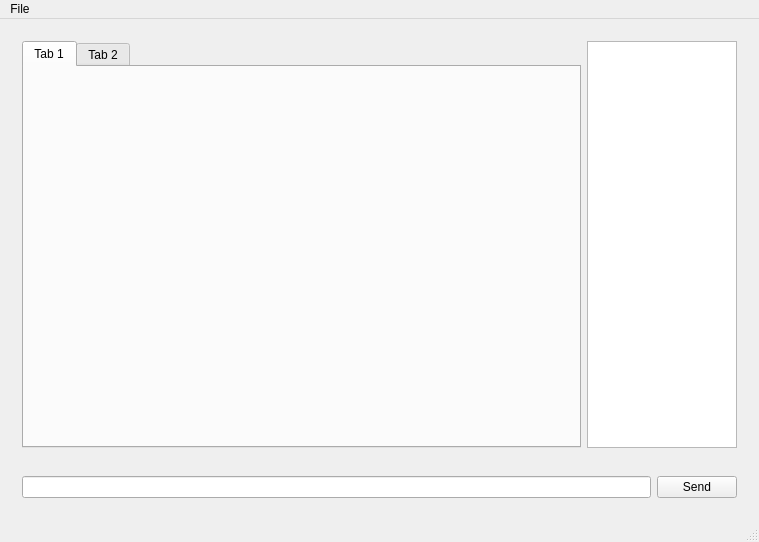
<?xml version="1.0" encoding="UTF-8"?>
<ui version="4.0">
 <class>IrcClient</class>
 <widget class="QMainWindow" name="IrcClient">
  <property name="geometry">
   <rect>
    <x>0</x>
    <y>0</y>
    <width>759</width>
    <height>542</height>
   </rect>
  </property>
  <property name="windowTitle">
   <string>IrcClient</string>
  </property>
  <widget class="QWidget" name="centralWidget">
   <layout class="QVBoxLayout" name="verticalLayout">
    <item>
     <widget class="QWidget" name="channelWidget" native="true">
      <layout class="QHBoxLayout" name="horizontalLayout">
       <item>
        <widget class="QTabWidget" name="tabWidget">
         <property name="currentIndex">
          <number>0</number>
         </property>
         <widget class="QWidget" name="tab_3">
          <attribute name="title">
           <string>Tab 1</string>
          </attribute>
         </widget>
         <widget class="QWidget" name="tab_4">
          <attribute name="title">
           <string>Tab 2</string>
          </attribute>
         </widget>
        </widget>
       </item>
       <item>
        <widget class="QListWidget" name="userList">
         <property name="minimumSize">
          <size>
           <width>150</width>
           <height>0</height>
          </size>
         </property>
         <property name="maximumSize">
          <size>
           <width>150</width>
           <height>16777215</height>
          </size>
         </property>
         <property name="frameShape">
          <enum>QFrame::StyledPanel</enum>
         </property>
         <property name="frameShadow">
          <enum>QFrame::Sunken</enum>
         </property>
        </widget>
       </item>
      </layout>
     </widget>
    </item>
    <item>
     <widget class="QWidget" name="messageWidget" native="true">
      <layout class="QHBoxLayout" name="horizontalLayout_3">
       <item>
        <widget class="QLineEdit" name="chatLineEdit">
         <property name="maxLength">
          <number>510</number>
         </property>
         <property name="frame">
          <bool>true</bool>
         </property>
        </widget>
       </item>
       <item>
        <widget class="QPushButton" name="sendButton">
         <property name="text">
          <string>Send</string>
         </property>
        </widget>
       </item>
      </layout>
     </widget>
    </item>
   </layout>
  </widget>
  <widget class="QMenuBar" name="menuBar">
   <property name="geometry">
    <rect>
     <x>0</x>
     <y>0</y>
     <width>759</width>
     <height>21</height>
    </rect>
   </property>
   <widget class="QMenu" name="menuConnection">
    <property name="title">
     <string>File</string>
    </property>
    <addaction name="actionConnect"/>
    <addaction name="actionDisconnect"/>
    <addaction name="separator"/>
    <addaction name="actionjoin_channel"/>
    <addaction name="actionLeave_channel"/>
   </widget>
   <addaction name="menuConnection"/>
  </widget>
  <widget class="QStatusBar" name="statusBar"/>
  <action name="actionConnect">
   <property name="text">
    <string>Connect</string>
   </property>
   <property name="toolTip">
    <string>Connect to server</string>
   </property>
  </action>
  <action name="actionjoin_channel">
   <property name="text">
    <string>Join channel</string>
   </property>
  </action>
  <action name="actionDisconnect">
   <property name="text">
    <string>Disconnect</string>
   </property>
  </action>
  <action name="actionLeave_channel">
   <property name="text">
    <string>Leave channel</string>
   </property>
  </action>
 </widget>
 <layoutdefault spacing="6" margin="11"/>
 <resources/>
 <connections/>
</ui>
